Frame 1 (no input): blank canvas, image omitted
Frame 60 (the mouse pressed at the canvas centre just before this capture): blank canvas, image omitted
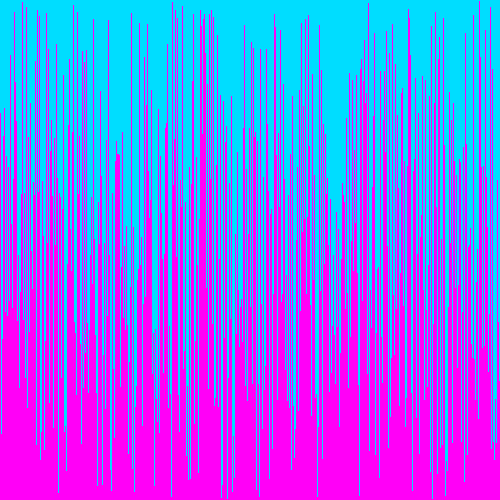
Frame 120 (the mouse held since frame 60 and released just before this capture)

The Processing sketch whose frames 1 and 60 were blank and that drew this single picture after the mouse press (run headless with seeded random() and noise(); from frame 60 on, the mouse is pressed at the canvas centre):

// Processing sketch: sketch_03_VisualArrays
// ── sketch_03_VisualArrays.pde
/* Paste the code into a new Processing sketch and complete the steps. */

//1. create an array of ints. don't initialize it yet.
int[] x;
void setup() {
  //2. set the size of your window
  //  if you are using Processing 3, you cannot use variables
  //  because the developers don't know how programming is supposed to work. ----> RUDE, my dad works for processing
size(500, 500);
  //3. initialize your array with the built in width variable
  x = new int[width];
  //4. initialize the ints in the array with random numbers
  //   from 0 to the built in height variable
  

  //5. call the noStroke() method
noStroke();
}

void draw() {
  //6. set the background color with background(r, g, b);
background(0, 221, 255);
  //7. set the color for your graph
fill(255, 0, 247);
  //8. draw a rectangle for each int in your array.
  //   the x value will be the current index in the array
  //   the y value will the height variable  
  //   the width is 1 (one)
  //   the height is negative the value of the element at the current index of the array
  for(int i = 0; i<x.length; i++){
rect(i, height, 1, -x[i]);
  }
  //9. call the stepSort method
stepSort(x);

  //10. extract the code that randomizes the array into a method.

  //11. call the method you made in step 10 when the mouse is pressed
if(mousePressed){
  rand();
}
}

void rand(){
  for(int i = 0; i<height; i++){
  
  x[i] = (int)random(height);
}
}


void stepSort(int[] arr) {
  for (int i = 1; i < arr.length; i++) {
    if (arr[i - 1] > arr[i]) {
      int t = arr[i];
      arr[i] = arr[i - 1];
      arr[i - 1] = t;
    }
  }
}
